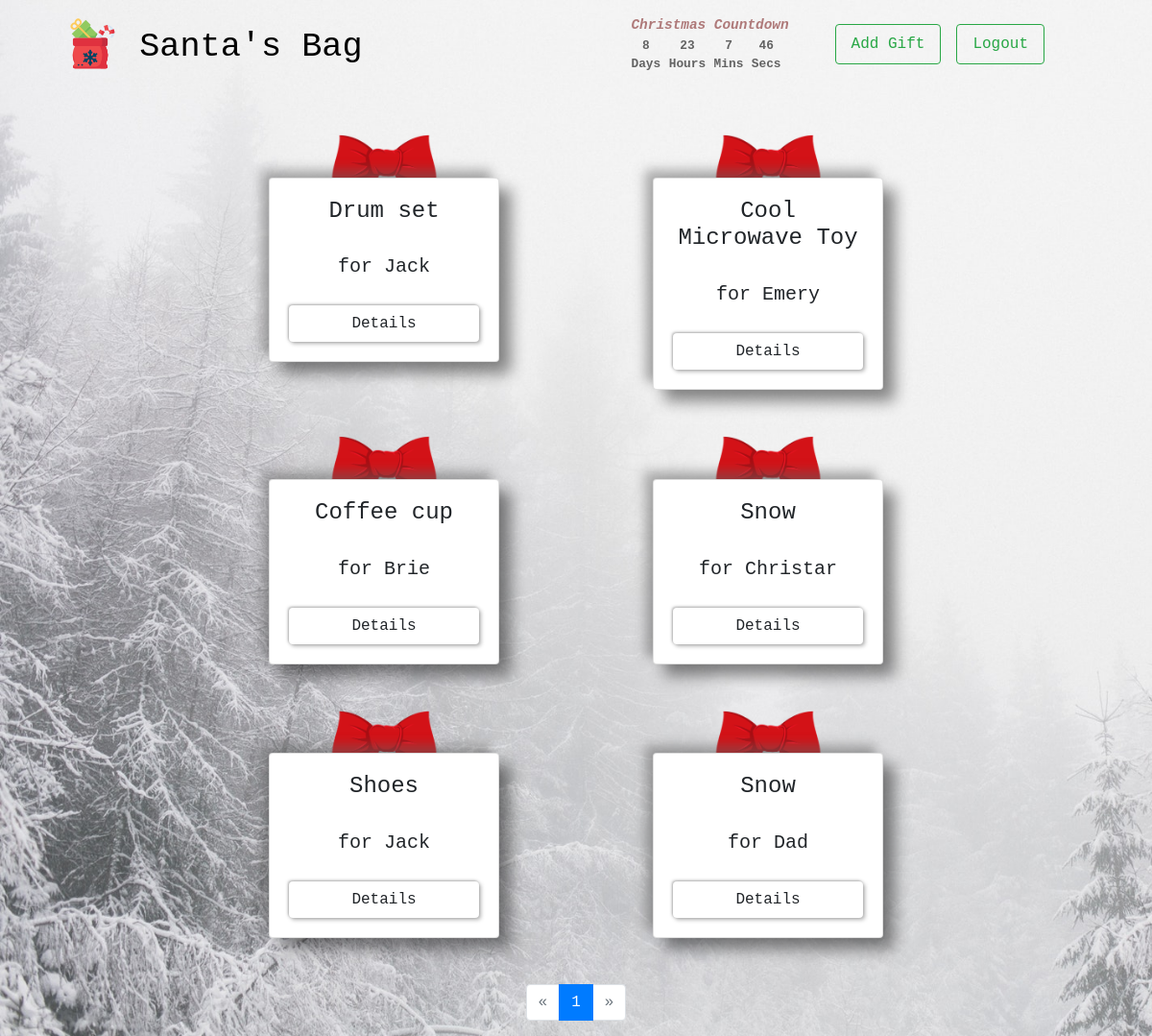
Page /gift-list?page=2 (signed in) on the earlier database version.
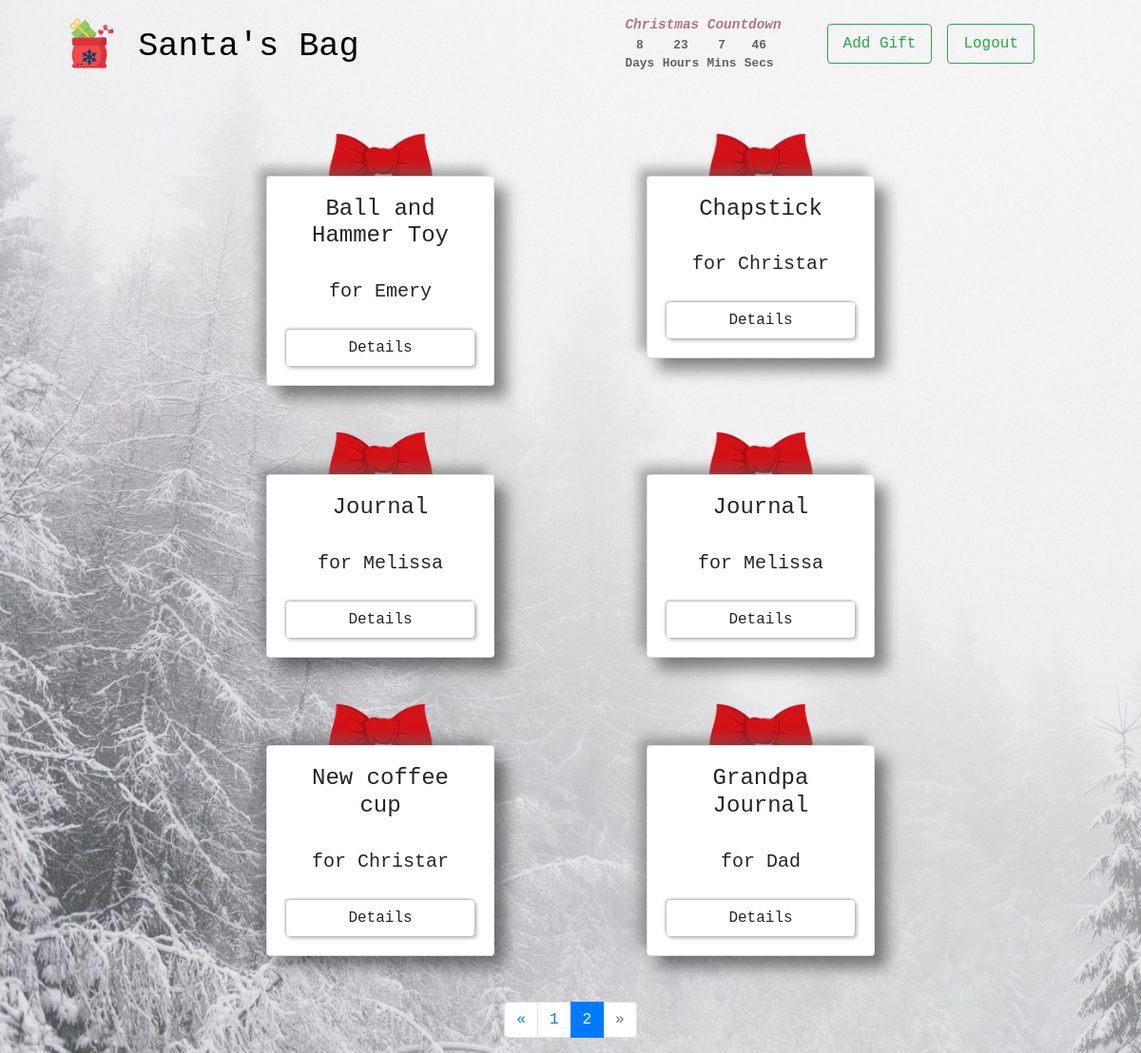
Same page on the later database version.
### mainapp/models.py (models this page shows, shortened)
class gift(models.Model):
    gift_name = models.CharField(max_length=150)
    price = models.FloatField()
    type = models.CharField(max_length=150)
    recipient = models.ForeignKey(Recipient, on_delete=models.CASCADE)
    user = models.ForeignKey(
        "auth.User",
        on_delete=models.CASCADE,
    )
    year = models.IntegerField()

class Recipient(models.Model):
    def __str__(self):
        return self.name
    name = models.CharField(max_length=150)
    user = models.ForeignKey(
        "auth.User",
        on_delete=models.CASCADE
    )

### mainapp/views.py (the view)
# urls.py: path('gift-list', views.index, name='index'),
def index(request):
    gift_list = Gift.objects.filter(
        user=request.user.id)
    paginator = Paginator(gift_list, 8)
    page = request.GET.get('page')
    gift_list = paginator.get_page(page)
    context = {
        'gift_list': gift_list
    }
    return render(request, 'mainapp/index.html', context)

### mainapp/templates/mainapp/index.html (shortened to what this page needs)
{% extends 'mainapp/base.html' %}
    {% block body %}
    <div class="container-fluid col-8">
        <div class="row justify-content-center">
        {% if not gift_list %}
            <div class='container-fluid border p-5 neu-shadow mt-5 d-flex justify-content-center custom-width'>
                <div class=''>
                    <h1 style='color: red;' class="text-center col-12 mt-5 holiday-font text-center" >Welcome to Santa's Bag, {{user.username}}!</h1>
                    <h2 style='color: dodgerblue;' class="text-center col-12 mt-5 holiday-font text-center" >You haven't added any gifts to your bag yet. Please Select the button below to add your first gift: </h2>
                    <a href="{% url 'mainapp:create_item' %}" class="mt-5 col-12 btn btn-outline-success">Add Gift</a>
                </div>
            </div>
        {% else %}
            {% for item in gift_list %}
            <div class="mt-5 col d-flex align-items-stretch custom-margin-btn">
                <div class="card mx-auto background-color-card border-0 align-items-center" style="width: 15rem;">
                    <img class="card-img-top" src="pictures/red-ribbon.png" alt="There is a red bow on top of the card with gift name and recipient name info, making it look more like a present than just a card with some info." style="width:8rem; margin-bottom: -42px;">
                    <div class="card mx-auto neu-shadow" style="width: 15rem;">
                        <div class="card-body text-center d-flex flex-column reg-img">
                            <h4 class= "card-title">{{ item.gift_name|capfirst }}</h4>
                            <h5 class="card-body">for {{ item.recipient|capfirst }}</h5>
                            <a href="{% url 'mainapp:details' item.id %}" class="btn neu-shadow-inset">Details</a>
                        </div>
                    </div>
                </div>
            </div>
            {% endfor %}
            {% endif %}
        </div>
        <nav>
            <ul class="pagination justify-content-center mt-5">
              {% if gift_list.has_previous %}
                <li class="page-item">
                  <a class="page-link" href="?page={{ gift_list.previous_page_number }}">&laquo;</a>
                </li>
              {% else %}
                <li class="page-item disabled">
                  <a class="page-link" href="#" tabindex="-1" aria-disabled="True">&laquo;</a>
                </li>
              {% endif %}
              {% for i in gift_list.paginator.page_range %}
                {% if gift_list.number == i %}
                  <li class="page-item active" aria-current="page">
                    <span class="page-link">
                      {{ i }}
                    </span>
                  </li>
                {% else %}
                  <li class="page-item"><a class="page-link" href="?page={{ i }}">{{ i }}</a></li>
                {% endif %}
              {% endfor %}
              {% if gift_list.has_next %}
                <li class="page-item">
                  <a class="page-link" href="?page={{ gift_list.next_page_number }}">&raquo;</a>
                </li>
              {% else %}
                <li class="page-item disabled">
                  <a class="page-link" href="#" tabindex="-1" aria-disabled="True">&raquo;</a>
                </li>
              {% endif %}
            </ul>
          </nav>
    </div>
    {% endblock %}

Differences in the rows shown:
no longer on this page (row unchanged): gift: gift_name "Drum set", recipient "Jack"
no longer on this page (row unchanged): gift: gift_name "Cool Microwave Toy", recipient "Emery"
no longer on this page (row unchanged): gift: gift_name "Coffee cup", recipient "Brie"
no longer on this page (row unchanged): gift: gift_name "Snow", recipient "Christar"
no longer on this page (row unchanged): gift: gift_name "Shoes", recipient "Jack"
no longer on this page (row unchanged): gift: gift_name "Snow", recipient "Dad"
added gift: gift_name "Ball and Hammer Toy", recipient "Emery"
added gift: gift_name "Chapstick", recipient "Christar"
added gift: gift_name "Journal", recipient "Melissa"
added gift: gift_name "Journal", recipient "Melissa"
added gift: gift_name "New coffee cup", recipient "Christar"
added gift: gift_name "Grandpa Journal", recipient "Dad"
Other differences:
list line gone: "1"
new list line: "1"
new list line: "2"
